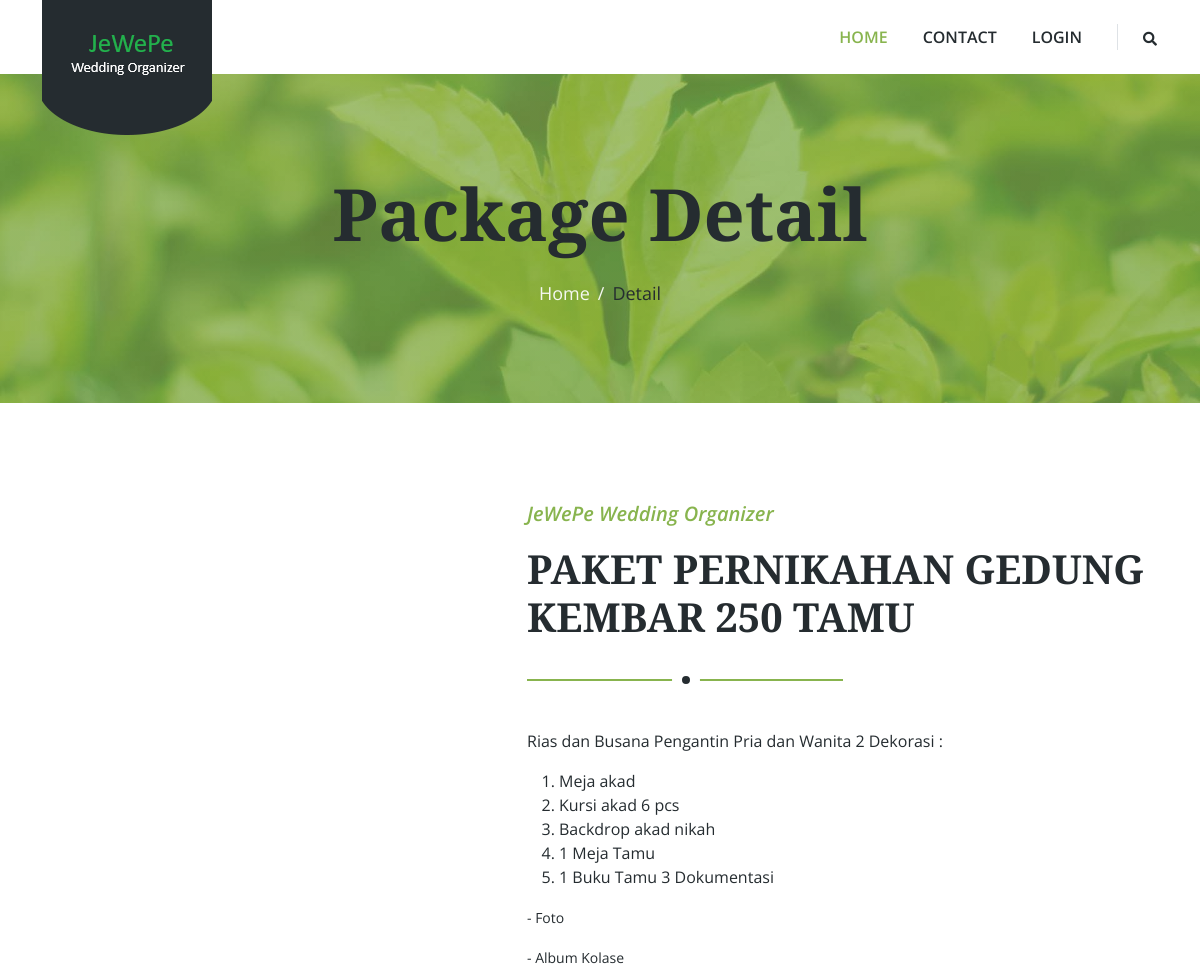
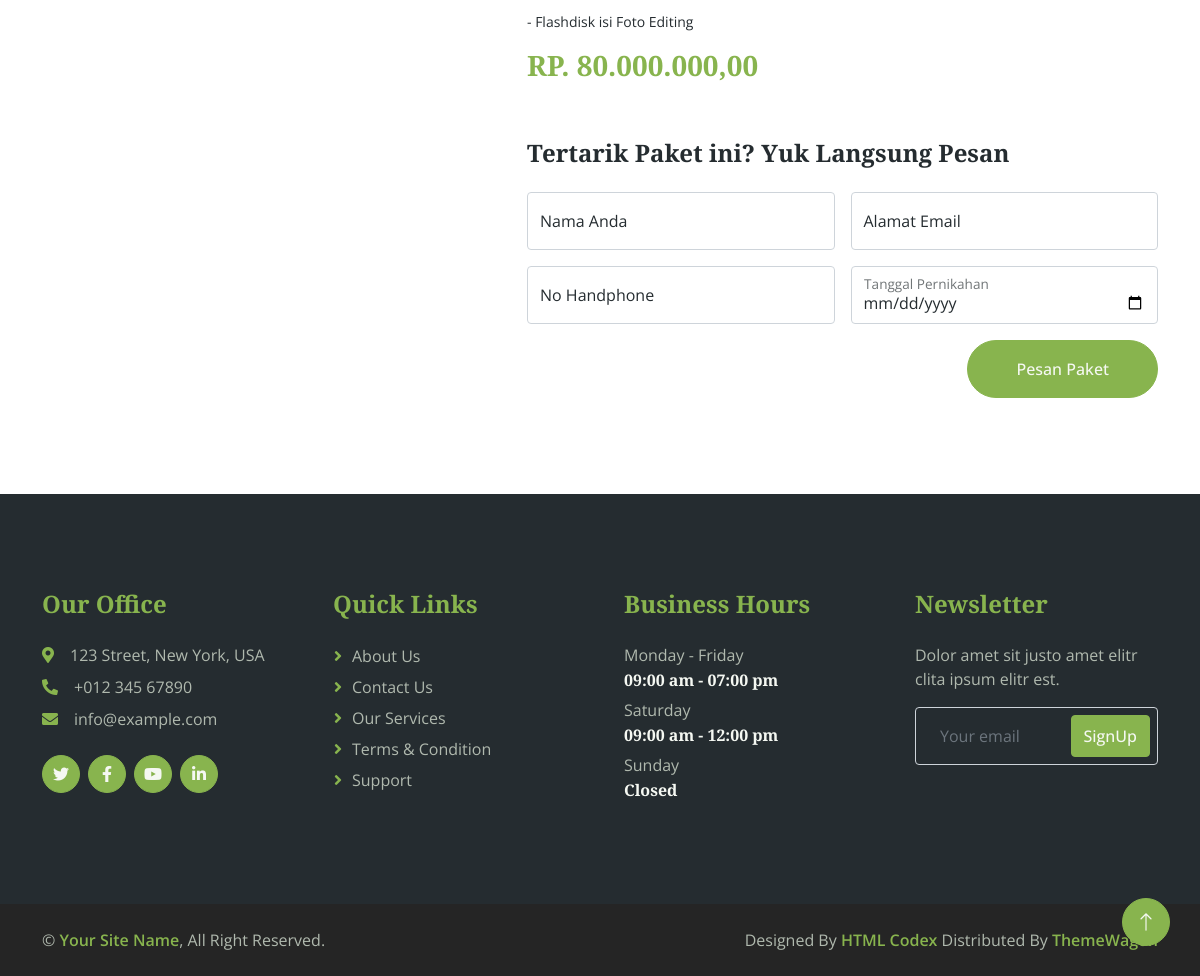
The page /Beranda/detail?id=5 on the database its author committed (2 pictures, top to bottom).
### tables this page shows
CREATE TABLE `tb_catalogues` (
  `catalogue_id` int NOT NULL,
  `image` varchar(100) NOT NULL,
  `package_name` varchar(256) NOT NULL,
  `description` text NOT NULL,
  `price` int NOT NULL,
  `status_publish` enum('Y','N') NOT NULL,
  `user_id` int NOT NULL,
  `created_at` datetime NOT NULL,
  `updated_at` datetime DEFAULT NULL
);

### application/controllers/Beranda.php (called while the page is built, shortened)
<?php
class Beranda extends CI_Controller
{
	public function __construct()
	{
        $this->load->database();
		$this->load->model('katalog_model');
		$this->load->model('pesanan_model');
		$this->load->helper('text');
	}
	public function detail()
	{
		if ($this->input->get('id')) {
			$cek_data = $this->katalog_model->get_katalog_by_id($this->input->get('id'))->num_rows();
			if ($cek_data > 0) {
        		$data = array(
            		'title' => 'JeWePe Wedding Organizer',
            		'page' => 'landing/detail',
            		'katalog' => $this->katalog_model->get_katalog_by_id($this->input->get('id'))->row()
            	);
 				$this->load->view('landing/template/sites', $data);
			} else {
            	redirect('/');
        	}
    	} else {
        	redirect('/');
		}
	}
}

### index.php (called while the page is built, shortened)
<?php
require_once BASEPATH.'core/CodeIgniter.php';

### application/models/Katalog_model.php (called while the page is built, shortened)
<?php if (!defined('BASEPATH')) exit('No direct script access allowed');
class Katalog_model extends CI_Model
{
    public function get_katalog_by_id($id)
    {
        $this->db->select('*');
        $this->db->from('tb_catalogues tbc');
        $this->db->join('tb_users tbu', 'tbu.user_id = tbc.user_id');
        $this->db->where("tbc.catalogue_id", $id);
        $query = $this->db->get();
        return $query;
    }
}

### application/views/landing/detail.php (the view, shortened to what this page needs)
    <div class="container-fluid page-header py-5 mb-5 wow fadeIn" data-wow-delay="0.1s">
        <div class="container text-center py-5">
            <h1 class="display-2 text-dark mb-4 animated slideInDown">Package Detail</h1>
            <nav aria-label="breadcrumb animated slideInDown">
                <ol class="breadcrumb justify-content-center mb-0">
                    <li class="breadcrumb-item"><a href="<?= base_url('');?>">Home</a></li>
                    <li class="breadcrumb-item text-dark" aria-current="page">Detail</li>
                </ol>
            </nav>
        </div>
    </div>
<div class="container-xxl py-5">
    <div class="container">
        <div class="row g-5">
            <div class="col-lg-5 wow fadeIn" data-wow-delay="0.1s">
            </div>
            <div class="col-lg-7 wow fadeIn" data-wow-delay="0.5s">
                <div class="section-title">
                    <p class="fs-5 fw-medium fst-italic text-primary">JeWePe Wedding Organizer</p>
                    <h1 class="display-6"><?= $katalog->package_name; ?></h1>
                </div>
                <?= $katalog->description; ?>
                <h3 class="text-primary">RP. <?= number_format($katalog->price, 2, ",", ".") ?></h3>
            </div>
            <div class="col-lg-7 ms-auto wow fadeInUp" data-wow-delay="0.1s">
                <h4 class="mb-4">Tertarik Paket ini? Yuk Langsung Pesan</h4>
                <form action="<?= base_url('Beranda/pesan'); ?>" method="post">
                    <div class="row g-3">
                        <div class="col-md-6">
                            <div class="form-floating">
                                <input type="text" class="form-control" id="name" name="name" placeholder="Nama Anda" required>
                                <label for="name">Nama Anda</label>
                            </div>
                        </div>
                        <div class="col-md-6">
                            <div class="form-floating">
                                <input type="email" class="form-control" id="email" name="email" placeholder="Alamat Email" required>
                                <label for="email">Alamat Email</label>
                            </div>
                        </div>
                        <div class="col-md-6">
                            <div class="form-floating">
                                <input type="text" class="form-control" id="name" name="phone_number" placeholder="No Handphone" required>
                                <label for="name">No Handphone</label>
                            </div>
                        </div>
                        <div class="col-md-6">
                            <div class="form-floating">
                                <input type="date" class="form-control" id="subject" name="wedding_date" placeholder="Tanggal Pernikahan" required>
                                <label for="subject">Tanggal Pernikahan</label>
                            </div>
                        </div>
                        <div class="col-md-12 text-end">
                            <button class="btn btn-primary rounded-pill py-3 px-5" type="submit">Pesan Paket</button>
                        </div>
                    </div>
                </form>
            </div>
        </div>
    </div>
</div>

### application/views/landing/template/sites.php (shortened to what this page needs)
<?php $url = $this->uri->segment(1); ?>
<!DOCTYPE html>
<html lang="en">
<head>
    <link href="https://cdnjs.cloudflare.com/ajax/libs/font-awesome/5.10.0/css/all.min.css" rel="stylesheet">
    <link href="https://cdn.jsdelivr.net/npm/bootstrap-icons@1.4.1/font/bootstrap-icons.css" rel="stylesheet">
    <link href="<?= base_url('assets/landing/') ?>lib/animate/animate.min.css" rel="stylesheet">
    <link href="<?= base_url('assets/landing/') ?>lib/owlcarousel/assets/owl.carousel.min.css" rel="stylesheet">
    <link href="<?= base_url('assets/landing/') ?>css/bootstrap.min.css" rel="stylesheet">
    <link href="<?= base_url('assets/landing/') ?>css/style.css" rel="stylesheet">
</head>
<body>
    <div class="container-fluid bg-white sticky-top">
        <div class="container">
            <nav class="navbar navbar-expand-lg bg-white navbar-light py-2 py-lg-0">
                <a href="index.html" class="navbar-brand">
                    <img class="img-fluid" src="<?= base_url('assets/landing/') ?>img/20240615_1640991229.png" alt="Logo">
                </a>
                <div class="collapse navbar-collapse" id="navbarCollapse">
                    <div class="navbar-nav ms-auto">
                        <a href="<?= base_url('')?>" class="nav-item nav-link <?= ($url=='' || $url=='Beranda') ? 'active':''; ?>">Home</a>
                        <a href="<?= base_url('Kontak')?>" class="nav-item nav-link <?= $url=='Kontak' ? 'active':''; ?>">Contact</a>
                        <a href="<?= base_url('Login')?>" class="nav-item nav-link">Login</a>
                    </div>
                    <div class="border-start ps-4 d-none d-lg-block">
                        <button type="button" class="btn btn-sm p-0"><i class="fa fa-search"></i></button>
                    </div>
                </div>
            </nav>
        </div>
    </div>
    <?php $this->load->view($page); ?>
      <div class="container-fluid bg-dark footer mt-5 py-5 wow fadeIn" data-wow-delay="0.1s">
        <div class="container py-5">
            <div class="row g-5">
                <div class="col-lg-3 col-md-6">
                    <h4 class="text-primary mb-4">Our Office</h4>
                    <p class="mb-2"><i class="fa fa-map-marker-alt text-primary me-3"></i>123 Street, New York, USA</p>
                    <p class="mb-2"><i class="fa fa-phone-alt text-primary me-3"></i>+012 345 67890</p>
                    <p class="mb-2"><i class="fa fa-envelope text-primary me-3"></i>info@example.com</p>
                    <div class="d-flex pt-3">
                        <a class="btn btn-square btn-primary rounded-circle me-2" href=""><i class="fab fa-twitter"></i></a>
                        <a class="btn btn-square btn-primary rounded-circle me-2" href=""><i class="fab fa-facebook-f"></i></a>
                        <a class="btn btn-square btn-primary rounded-circle me-2" href=""><i class="fab fa-youtube"></i></a>
                        <a class="btn btn-square btn-primary rounded-circle me-2" href=""><i class="fab fa-linkedin-in"></i></a>
                    </div>
                </div>
                <div class="col-lg-3 col-md-6">
                    <h4 class="text-primary mb-4">Quick Links</h4>
                    <a class="btn btn-link" href="">About Us</a>
                    <a class="btn btn-link" href="">Contact Us</a>
                    <a class="btn btn-link" href="">Our Services</a>
                    <a class="btn btn-link" href="">Terms & Condition</a>
                    <a class="btn btn-link" href="">Support</a>
                </div>
                <div class="col-lg-3 col-md-6">
                    <h4 class="text-primary mb-4">Business Hours</h4>
                    <p class="mb-1">Monday - Friday</p>
                    <h6 class="text-light">09:00 am - 07:00 pm</h6>
                    <p class="mb-1">Saturday</p>
                    <h6 class="text-light">09:00 am - 12:00 pm</h6>
                    <p class="mb-1">Sunday</p>
                    <h6 class="text-light">Closed</h6>
                </div>
                <div class="col-lg-3 col-md-6">
                    <h4 class="text-primary mb-4">Newsletter</h4>
                    <p>Dolor amet sit justo amet elitr clita ipsum elitr est.</p>
                    <div class="position-relative w-100">
                        <input class="form-control bg-transparent w-100 py-3 ps-4 pe-5" type="text" placeholder="Your email">
                        <button type="button" class="btn btn-primary py-2 position-absolute top-0 end-0 mt-2 me-2">SignUp</button>
                    </div>
                </div>
            </div>
        </div>
    </div>
    <div class="container-fluid copyright py-4">
        <div class="container">
            <div class="row">
                <div class="col-md-6 text-center text-md-start mb-3 mb-md-0">
                    &copy; <a class="fw-medium" href="#">Your Site Name</a>, All Right Reserved.
                </div>
                <div class="col-md-6 text-center text-md-end">
                    Designed By <a class="fw-medium" href="https://htmlcodex.com">HTML Codex</a> Distributed By <a class="fw-medium" href="https://themewagon.com">ThemeWagon</a>
                </div>
            </div>
        </div>
    </div>
    <a href="#" class="btn btn-lg btn-primary btn-lg-square rounded-circle back-to-top"><i class="bi bi-arrow-up"></i></a>
</body>
</html>

### assets/landing/css/style.css (style rules this page uses)
:root { --primary: #88B44E; --secondary: #FB9F38; --light: #F5F8F2; --dark: #252C30; }
.back-to-top { position: fixed; display: none; right: 30px; bottom: 30px; z-index: 99; }
.fw-medium { font-weight: 600; }
.btn { transition: .5s; font-weight: 500; }
.btn-primary, .btn-outline-primary:hover { color: var(--light); }
.btn-square { width: 38px; height: 38px; }
.btn-lg-square { width: 48px; height: 48px; }
.btn-square, .btn-sm-square, .btn-lg-square { padding: 0; display: flex; align-items: center; justify-content: center; font-weight: normal; }
.sticky-top { top: -150px; transition: .5s; }
.navbar .navbar-brand { position: absolute; padding: 0; width: 170px; height: 135px; top: 0; left: 0; }
.navbar .navbar-nav .nav-link { margin-right: 35px; padding: 25px 0; color: var(--dark); font-weight: 600; text-transform: uppercase; outline: none; }
.navbar .navbar-nav .nav-link:hover, .navbar .navbar-nav .nav-link.active { color: var(--primary); }
.page-header { background: linear-gradient(rgba(136, 180, 78, .7), rgba(136, 180, 78, .7)), url(../img/carousel-1.jpg) center center no-repeat; background-size: cover; }
.page-header .breadcrumb-item+.breadcrumb-item::before { color: var(--light); }
.page-header .breadcrumb-item, .page-header .breadcrumb-item a { font-size: 18px; color: var(--light); }
.section-title { position: relative; margin-bottom: 3rem; padding-bottom: 2rem; }
.section-title::before { position: absolute; content: ""; width: 50%; height: 2px; bottom: 0; left: 0; background: var(--primary); }
.section-title::after { position: absolute; content: ""; width: 28px; height: 28px; bottom: -13px; left: calc(25% - 13px); background: var(--dark); border: 10px solid #FFFFFF; border-radius: 28px; }
.footer { color: #B0B9AE; }
.footer .btn.btn-link { display: block; margin-bottom: 5px; padding: 0; text-align: left; color: #B0B9AE; font-weight: normal; text-transform: capitalize; transition: .3s; }
.footer .btn.btn-link::before { position: relative; content: "\f105"; font-family: "Font Awesome 5 Free"; font-weight: 900; color: var(--primary); margin-right: 10px; }
.copyright { color: #B0B9AE; }
.copyright { background: #252525; }

### rows shown on the page
tb_catalogues: package_name "PAKET PERNIKAHAN GEDUNG KEMBAR 250 TAMU", description "Rias dan Busana Pengantin Pria dan Wanita 2 Dekorasi : Meja akad Kursi akad 6 pcs Backdrop akad nikah 1 Meja Tamu 1 Buku Tamu 3 Dokumentasi - Foto - Album Kolase - Flashdisk isi Foto Editing", price "80.000.000,00"
